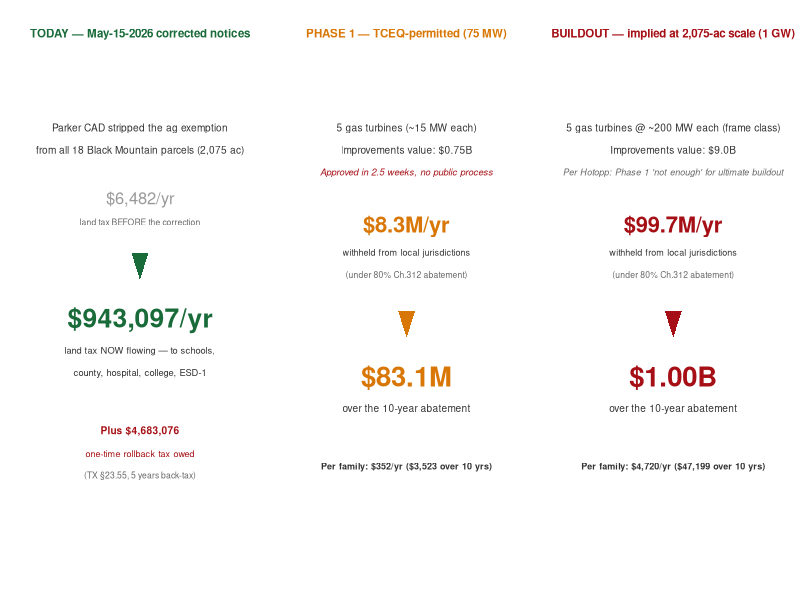
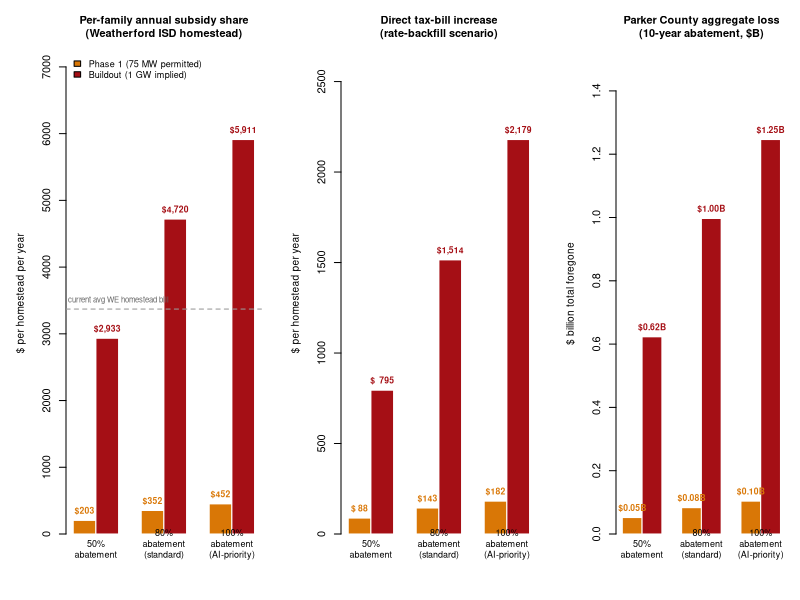

Write R code to recreate these figures, in order.
#!/usr/bin/env Rscript
# RCO_05d_phases.R — Phase 1 (75 MW, TCEQ-permitted) vs Buildout (1 GW, implied)
# side-by-side comparison. Anchored to:
#   - Parker CAD May-15-2026 corrected notices (18 parcels, 2,075 acres)
#   - Hotopp testimony (May 26 commissioners court): 75 MW "not enough"
#     for ultimate buildout
#
# Two outputs:
#   B  — 3-column reality flow: Today / Phase 1 / Buildout
#   C  — paired sensitivity: Phase 1 + Buildout at 50/80/100% abatement

suppressPackageStartupMessages({ library(data.table) })

# ── Anchored Parker CAD reality ────────────────────────────────────────────
bm <- fread("bm_parcels_2026.csv")
bm[, has_corrected := any(notice_type == "CORRECTED"), by = prop_id]
bm_live <- rbind(bm[notice_type == "CORRECTED"],
                 bm[!has_corrected & notice_type == "ORIGINAL"])
bm_live <- unique(bm_live, by="prop_id")

BM_PARCELS  <- nrow(bm_live)
BM_ACRES    <- sum(bm_live$acres, na.rm = TRUE)
BM_LAND_VAL <- sum(bm_live$ty_land, na.rm = TRUE)
BM_TAX_LIVE <- sum(bm_live$tax_at_ly_rate, na.rm = TRUE)
BM_TAX_AG   <- sum(unique(bm[notice_type == "ORIGINAL"],
                           by = "prop_id")$tax_at_ly_rate, na.rm = TRUE)
BM_NEW_LAND_REV <- BM_TAX_LIVE - BM_TAX_AG
BM_ROLLBACK     <- BM_NEW_LAND_REV * 5

# ── Tax rates + taxable bases ─────────────────────────────────────────────
RATES <- c(isd = 0.010342, county = 0.002459, ltr = 0.000533,
           hos = 0.000895, col = 0.001061, esd1 = 0.001000)
WE_RATE    <- RATES["isd"]
TOTAL_RATE <- sum(RATES)
CW_RATE    <- TOTAL_RATE - WE_RATE
WE_HH      <- 15902
PA_HH      <- 46404

tb <- fread("parker_taxable_base.csv")
WE_BASE  <- as.numeric(tb[code == "WE",  total_taxable_base])
PA_BASE  <- as.numeric(tb[code == "PAR", total_taxable_base])
ES1_BASE <- as.numeric(tb[code == "ES1", total_taxable_base])

TYP_ISD_TAXABLE   <- 181000
TYP_OTHER_TAXABLE <- 281000

ABATE_YRS  <- 10
TAXABLE_IMP <- 0.85

# ── Phase definitions ─────────────────────────────────────────────────────
phases <- list(
  phase1 = list(
    label    = "Phase 1\n(75 MW, TCEQ-permitted)",
    short    = "Phase 1",
    mw       = 75,
    dc_capex = 8.0,           # $M/MW
    turbines = 5,
    t_mw     = 15,
    t_cost   = 30,            # $M per LM2500-class
    color    = "#d97706"      # amber
  ),
  buildout = list(
    label    = "Buildout\n(1 GW, implied future)",
    short    = "Buildout",
    mw       = 1000,
    dc_capex = 8.0,
    turbines = 5,
    t_mw     = 200,
    t_cost   = 200,           # $M per M501-class frame
    color    = "#a50f15"      # red
  )
)

per_hh_cost <- function(phase, abate) {
  dc_val   <- phase$mw * phase$dc_capex * 1e6
  t_val    <- phase$turbines * phase$t_cost * 1e6
  imp_val  <- dc_val + t_val
  imp_tax  <- imp_val * TAXABLE_IMP

  full_we <- imp_tax * WE_RATE
  full_cw <- imp_tax * CW_RATE
  forg_we <- full_we * abate
  forg_cw <- full_cw * abate
  total_forgone_yr <- forg_we + forg_cw

  # Subsidy share
  land_gain_we <- BM_NEW_LAND_REV * (WE_RATE/TOTAL_RATE) / WE_HH
  land_gain_cw <- BM_NEW_LAND_REV * (CW_RATE/TOTAL_RATE) / PA_HH
  subsidy_share <- forg_we/WE_HH + forg_cw/PA_HH - land_gain_we - land_gain_cw

  # Rate backfill
  unabated_imp <- imp_tax * (1 - abate)
  new_we_base  <- WE_BASE  + unabated_imp + BM_LAND_VAL
  new_pa_base  <- PA_BASE  + unabated_imp + BM_LAND_VAL
  new_es1_base <- ES1_BASE + unabated_imp + BM_LAND_VAL
  forg_isd <- imp_tax * WE_RATE        * abate
  forg_par <- imp_tax * RATES["county"]* abate
  forg_col <- imp_tax * RATES["col"]   * abate
  forg_hos <- imp_tax * RATES["hos"]   * abate
  forg_ltr <- imp_tax * RATES["ltr"]   * abate
  forg_es1 <- imp_tax * RATES["esd1"]  * abate
  rate_backfill <-
    (forg_isd / new_we_base) * TYP_ISD_TAXABLE +
    ((forg_par + forg_col + forg_hos + forg_ltr) / new_pa_base) * TYP_OTHER_TAXABLE +
    (forg_es1 / new_es1_base) * TYP_OTHER_TAXABLE

  list(
    imp_value     = imp_val,
    forgone_yr    = total_forgone_yr,
    forgone_life  = total_forgone_yr * ABATE_YRS,
    subsidy_share = subsidy_share,
    subsidy_life  = subsidy_share * ABATE_YRS,
    rate_backfill = rate_backfill,
    rate_back_life= rate_backfill * ABATE_YRS
  )
}

# Standard 80% abatement, both phases
p1_80 <- per_hh_cost(phases$phase1,   0.80)
bo_80 <- per_hh_cost(phases$buildout, 0.80)

# ── PANEL B — three-column temporal flow ──────────────────────────────────
png_path_B <- "scenario_BM_phases_B.png"
png(png_path_B, width = 2400, height = 1300, res = 170)
layout(matrix(c(1, 2, 3), nrow = 1), widths = c(1, 1, 1))

# ── COLUMN 1 — TODAY (what's already on the rolls) ────────────────────────
par(mar = c(4, 2, 5, 1), family = "sans")
plot(NA, xlim = c(0, 10), ylim = c(0, 10), axes = FALSE, xlab = "", ylab = "",
     main = "TODAY — May-15-2026 corrected notices",
     cex.main = 1.05, font.main = 2, col.main = "#1a6b3a")

text(5, 9.0, "Parker CAD stripped the ag exemption",
     cex = 0.92, col = "#333333")
text(5, 8.5, "from all 18 Black Mountain parcels (2,075 ac)",
     cex = 0.92, col = "#333333")

text(5, 7.4, sprintf("$%s/yr", format(round(BM_TAX_AG), big.mark = ",")),
     cex = 1.5, col = "#999999")
text(5, 6.9, "land tax BEFORE the correction", cex = 0.78, col = "#666666")

polygon(c(4.6, 5.4, 5.0), c(6.2, 6.2, 5.6), col = "#1a6b3a", border = NA)

text(5, 4.7, sprintf("$%s/yr",
                     format(round(BM_TAX_LIVE), big.mark = ",")),
     cex = 2.4, font = 2, col = "#1a6b3a")
text(5, 4.0, "land tax NOW flowing — to schools,",
     cex = 0.85, col = "#333333")
text(5, 3.5, "county, hospital, college, ESD-1",
     cex = 0.85, col = "#333333")

text(5, 2.2, sprintf("Plus $%s",
                     format(round(BM_ROLLBACK), big.mark = ",")),
     cex = 0.92, font = 2, col = "#a50f15")
text(5, 1.7, "one-time rollback tax owed",
     cex = 0.82, col = "#a50f15")
text(5, 1.2, "(TX §23.55, 5 years back-tax)",
     cex = 0.78, col = "#666666")

# ── COLUMN 2 — PHASE 1 (already permitted) ────────────────────────────────
par(mar = c(4, 2, 5, 1))
plot(NA, xlim = c(0, 10), ylim = c(0, 10), axes = FALSE, xlab = "", ylab = "",
     main = "PHASE 1 — TCEQ-permitted (75 MW)",
     cex.main = 1.05, font.main = 2, col.main = phases$phase1$color)

text(5, 9.0, "5 gas turbines (~15 MW each)",
     cex = 0.92, col = "#333333")
text(5, 8.5, sprintf("Improvements value: $%.2fB",
                     p1_80$imp_value / 1e9),
     cex = 0.92, col = "#333333")
text(5, 8.0, "Approved in 2.5 weeks, no public process",
     cex = 0.85, font = 3, col = "#a50f15")

text(5, 6.8, sprintf("$%.1fM/yr",
                     p1_80$forgone_yr / 1e6),
     cex = 2.0, font = 2, col = phases$phase1$color)
text(5, 6.2, "withheld from local jurisdictions",
     cex = 0.82, col = "#333333")
text(5, 5.7, "(under 80% Ch.312 abatement)",
     cex = 0.78, col = "#666666")

polygon(c(4.6, 5.4, 5.0), c(4.9, 4.9, 4.3), col = phases$phase1$color, border = NA)

text(5, 3.4, sprintf("$%sM",
                     format(round(p1_80$forgone_life / 1e6, 1), big.mark = ",")),
     cex = 2.5, font = 2, col = phases$phase1$color)
text(5, 2.7, sprintf("over the %d-year abatement", ABATE_YRS),
     cex = 0.92, col = "#333333")

text(5, 1.4, sprintf("Per family: $%s/yr ($%s over 10 yrs)",
                     format(round(p1_80$subsidy_share), big.mark = ","),
                     format(round(p1_80$subsidy_life),  big.mark = ",")),
     cex = 0.82, font = 2, col = "#333333")

# ── COLUMN 3 — BUILDOUT (implied future) ──────────────────────────────────
par(mar = c(4, 2, 5, 1))
plot(NA, xlim = c(0, 10), ylim = c(0, 10), axes = FALSE, xlab = "", ylab = "",
     main = "BUILDOUT — implied at 2,075-ac scale (1 GW)",
     cex.main = 1.05, font.main = 2, col.main = phases$buildout$color)

text(5, 9.0, "5 gas turbines @ ~200 MW each (frame class)",
     cex = 0.92, col = "#333333")
text(5, 8.5, sprintf("Improvements value: $%.1fB",
                     bo_80$imp_value / 1e9),
     cex = 0.92, col = "#333333")
text(5, 8.0, "Per Hotopp: Phase 1 'not enough' for ultimate buildout",
     cex = 0.82, font = 3, col = "#666666")

text(5, 6.8, sprintf("$%.1fM/yr",
                     bo_80$forgone_yr / 1e6),
     cex = 2.0, font = 2, col = phases$buildout$color)
text(5, 6.2, "withheld from local jurisdictions",
     cex = 0.82, col = "#333333")
text(5, 5.7, "(under 80% Ch.312 abatement)",
     cex = 0.78, col = "#666666")

polygon(c(4.6, 5.4, 5.0), c(4.9, 4.9, 4.3), col = phases$buildout$color, border = NA)

text(5, 3.4, sprintf("$%.2fB",
                     bo_80$forgone_life / 1e9),
     cex = 2.5, font = 2, col = phases$buildout$color)
text(5, 2.7, sprintf("over the %d-year abatement", ABATE_YRS),
     cex = 0.92, col = "#333333")

text(5, 1.4, sprintf("Per family: $%s/yr ($%s over 10 yrs)",
                     format(round(bo_80$subsidy_share), big.mark = ","),
                     format(round(bo_80$subsidy_life),  big.mark = ",")),
     cex = 0.82, font = 2, col = "#333333")

mtext("Sources: Parker CAD May-15-2026 corrected notices · James Hotopp testimony May-26-2026 commissioners court · WE-ISD 2025 rates · 80% Ch.312 abatement assumption",
      side = 1, line = 0.5, cex = 0.7, col = "#666666", outer = TRUE)
dev.off()
cat(sprintf("Wrote %s\n", png_path_B))

# ── PANEL C — sensitivity sweep, paired per phase ─────────────────────────
abates <- c(0.50, 0.80, 1.00)
abate_lbl <- c("50%\nabatement", "80%\nabatement\n(standard)", "100%\nabatement\n(AI-priority)")

# Build matrices: [phase, abatement]
p1_results <- lapply(abates, function(a) per_hh_cost(phases$phase1, a))
bo_results <- lapply(abates, function(a) per_hh_cost(phases$buildout, a))

p1_subsidy   <- sapply(p1_results, function(r) r$subsidy_share)
bo_subsidy   <- sapply(bo_results, function(r) r$subsidy_share)
p1_back      <- sapply(p1_results, function(r) r$rate_backfill)
bo_back      <- sapply(bo_results, function(r) r$rate_backfill)
p1_agg_life  <- sapply(p1_results, function(r) r$forgone_life)
bo_agg_life  <- sapply(bo_results, function(r) r$forgone_life)

png_path_C <- "scenario_BM_phases_C.png"
png(png_path_C, width = 2400, height = 1400, res = 170)
layout(matrix(c(1, 2, 3), nrow = 1), widths = c(1.1, 1.1, 1))

col_p1 <- phases$phase1$color
col_bo <- phases$buildout$color

# PANEL 1 — per-family annual subsidy share (paired Phase 1 vs Buildout)
par(mar = c(5, 5, 4, 1), family = "sans")
mat <- rbind(p1_subsidy, bo_subsidy)
bp <- barplot(mat, beside = TRUE, names.arg = abate_lbl,
              col = c(col_p1, col_bo), border = "white",
              ylim = c(0, max(mat) * 1.22),
              main = "Per-family annual subsidy share\n(Weatherford ISD homestead)",
              ylab = "$ per homestead per year",
              cex.main = 1.0, cex.names = 0.82, cex.lab = 0.92)
text(bp[1, ], p1_subsidy, sprintf("$%s",
     format(round(p1_subsidy), big.mark = ",")),
     pos = 3, cex = 0.78, font = 2, col = col_p1)
text(bp[2, ], bo_subsidy, sprintf("$%s",
     format(round(bo_subsidy), big.mark = ",")),
     pos = 3, cex = 0.78, font = 2, col = col_bo)
abline(h = 1871 + 1500, lty = 2, col = "#999999")
text(bp[2, 1] + 0.5, 1871 + 1500, "current avg WE homestead bill",
     pos = 3, cex = 0.7, col = "#666666")
legend("topleft",
       legend = c("Phase 1 (75 MW permitted)",
                  "Buildout (1 GW implied)"),
       fill = c(col_p1, col_bo), bty = "n", cex = 0.82)

# PANEL 2 — rate backfill (direct tax-bill increase)
par(mar = c(5, 5, 4, 1))
mat <- rbind(p1_back, bo_back)
bp <- barplot(mat, beside = TRUE, names.arg = abate_lbl,
              col = c(col_p1, col_bo), border = "white",
              ylim = c(0, max(mat) * 1.22),
              main = "Direct tax-bill increase\n(rate-backfill scenario)",
              ylab = "$ per homestead per year",
              cex.main = 1.0, cex.names = 0.82, cex.lab = 0.92)
text(bp[1, ], p1_back, sprintf("$%s",
     format(round(p1_back), big.mark = ",")),
     pos = 3, cex = 0.78, font = 2, col = col_p1)
text(bp[2, ], bo_back, sprintf("$%s",
     format(round(bo_back), big.mark = ",")),
     pos = 3, cex = 0.78, font = 2, col = col_bo)

# PANEL 3 — Parker aggregate (lifetime)
par(mar = c(5, 5, 4, 1))
mat <- rbind(p1_agg_life / 1e9, bo_agg_life / 1e9)
bp <- barplot(mat, beside = TRUE, names.arg = abate_lbl,
              col = c(col_p1, col_bo), border = "white",
              ylim = c(0, max(mat) * 1.22),
              main = "Parker County aggregate loss\n(10-year abatement, $B)",
              ylab = "$ billion total foregone",
              cex.main = 1.0, cex.names = 0.82, cex.lab = 0.92)
text(bp[1, ], p1_agg_life / 1e9,
     sprintf("$%.2fB", p1_agg_life / 1e9),
     pos = 3, cex = 0.78, font = 2, col = col_p1)
text(bp[2, ], bo_agg_life / 1e9,
     sprintf("$%.2fB", bo_agg_life / 1e9),
     pos = 3, cex = 0.78, font = 2, col = col_bo)

mtext("Subsidy share = per-HH allocation of foregone public revenue. Rate backfill = direct tax-bill increase if jurisdictions raise rates to recover the loss. Phase 1 = 75 MW TCEQ-permitted; Buildout = 1 GW implied at 2,075-ac scale.",
      side = 1, line = 0.5, cex = 0.7, col = "#666666", outer = TRUE)
dev.off()
cat(sprintf("Wrote %s\n", png_path_C))

# ── Print combined sensitivity table ──────────────────────────────────────
cat("\n══ Phase 1 vs Buildout — full sensitivity ══\n\n")
cat(sprintf("%-10s %-22s %-22s %-22s %s\n",
            "Abate", "Phase 1 subsidy/yr", "Phase 1 backfill/yr",
            "Buildout subsidy/yr", "Parker aggregate (10yr)"))
cat("─────────────────────────────────────────────────────────────────────────────────────────────\n")
for (i in seq_along(abates)) {
  cat(sprintf("%-10s $%-7s (LT $%-7s)  $%-7s (LT $%-7s)  $%-7s (LT $%-7s)  P1 $%-7s  Buildout $%.2fB\n",
              sprintf("%.0f%%", abates[i] * 100),
              format(round(p1_subsidy[i]),  big.mark = ","),
              format(round(p1_subsidy[i] * ABATE_YRS), big.mark = ","),
              format(round(p1_back[i]),     big.mark = ","),
              format(round(p1_back[i] * ABATE_YRS),    big.mark = ","),
              format(round(bo_subsidy[i]),  big.mark = ","),
              format(round(bo_subsidy[i] * ABATE_YRS), big.mark = ","),
              format(round(p1_agg_life[i] / 1e6), big.mark = ","),
              bo_agg_life[i] / 1e9))
}
